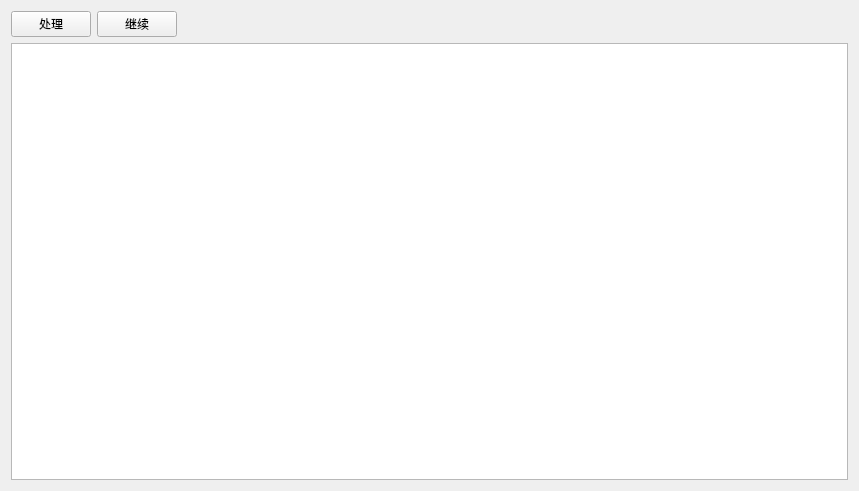
<?xml version="1.0" encoding="UTF-8"?>
<ui version="4.0">
 <class>MainWidget</class>
 <widget class="QWidget" name="MainWidget">
  <property name="geometry">
   <rect>
    <x>0</x>
    <y>0</y>
    <width>859</width>
    <height>491</height>
   </rect>
  </property>
  <property name="windowTitle">
   <string>MainWidget</string>
  </property>
  <layout class="QVBoxLayout" name="verticalLayout">
   <item>
    <layout class="QHBoxLayout" name="horizontalLayout">
     <item>
      <widget class="QPushButton" name="btn_process">
       <property name="text">
        <string>处理</string>
       </property>
      </widget>
     </item>
     <item>
      <widget class="QPushButton" name="btn_continue">
       <property name="text">
        <string>继续</string>
       </property>
      </widget>
     </item>
     <item>
      <spacer name="horizontalSpacer">
       <property name="orientation">
        <enum>Qt::Horizontal</enum>
       </property>
       <property name="sizeHint" stdset="0">
        <size>
         <width>40</width>
         <height>20</height>
        </size>
       </property>
      </spacer>
     </item>
    </layout>
   </item>
   <item>
    <widget class="QTextEdit" name="edit_log"/>
   </item>
  </layout>
 </widget>
 <layoutdefault spacing="6" margin="11"/>
 <resources/>
 <connections/>
</ui>
